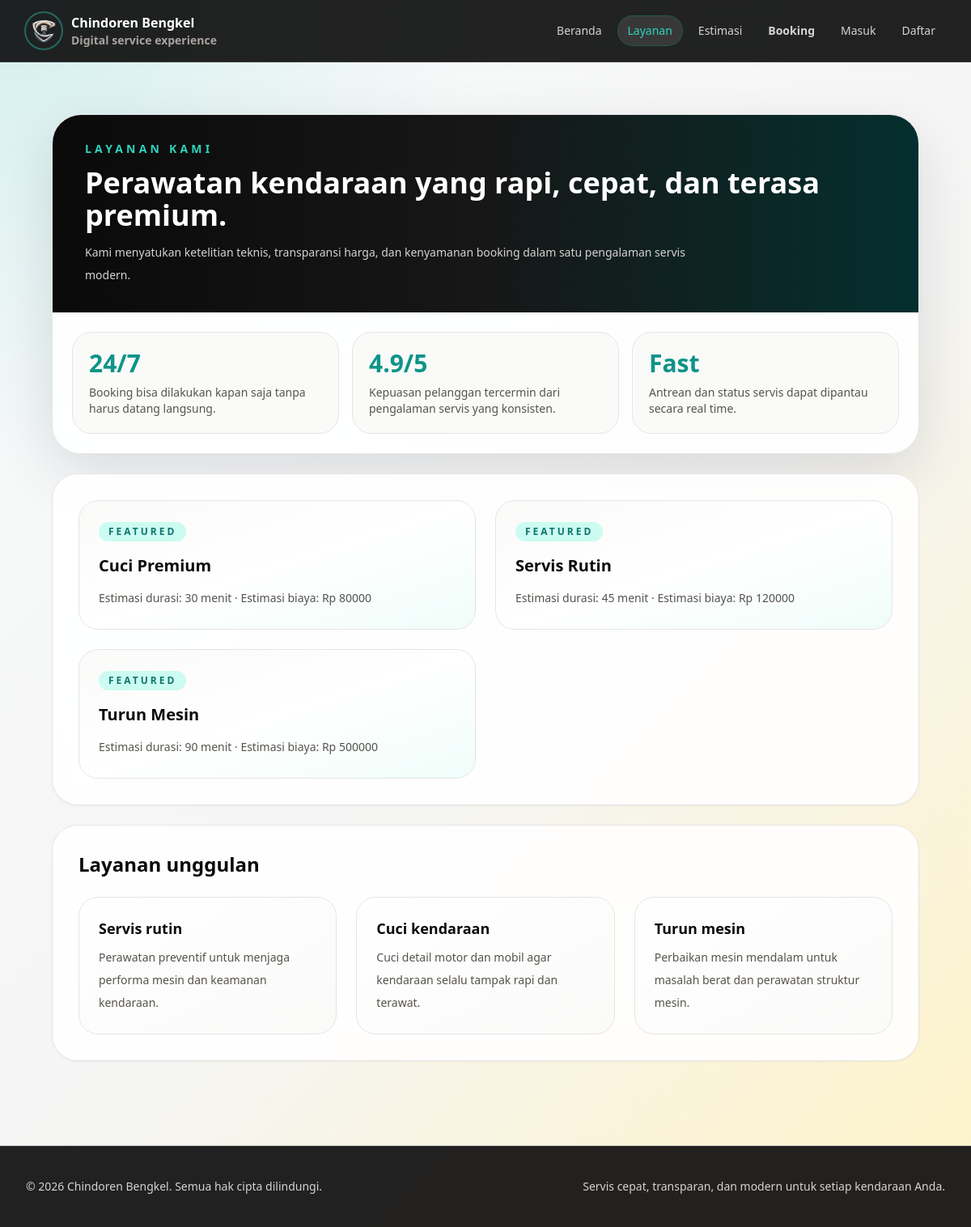
The app's page /layanan with its own data.
### models.py (models this page shows, shortened)
class Layanan(db.Model):
    __tablename__ = 'layanan'
    id = db.Column(db.Integer, primary_key=True)
    nama_layanan = db.Column(db.String(100), nullable=False)
    estimasi_durasi_menit = db.Column(db.Integer, nullable=False) # Untuk Wait Time Logic
    estimasi_harga = db.Column(db.Integer, nullable=False)

### bengkel.py (the view)
@bengkel_bp.route('/layanan')
def layanan_page():
    layanan = Layanan.query.order_by(Layanan.nama_layanan).all()
    return render_template('layanan.html', layanan=layanan)

### templates/layanan.html (shortened to what this page needs)
{% extends 'base.html' %}
{% block content %}
  <div class="mx-auto max-w-6xl space-y-6 px-4 py-8 sm:px-6 lg:px-8">
    <div class="overflow-hidden rounded-[36px] border border-stone-200 bg-white/90 shadow-ambient backdrop-blur">
      <div class="bg-gradient-to-r from-neutral-950 via-neutral-900 to-teal-950 px-8 py-8 text-white lg:px-10">
        <p class="text-sm font-semibold uppercase tracking-[0.3em] text-teal-400">Layanan kami</p>
        <h1 class="mt-3 text-3xl font-semibold sm:text-4xl">Perawatan kendaraan yang rapi, cepat, dan terasa premium.</h1>
        <p class="mt-3 max-w-3xl text-sm leading-7 text-stone-300">Kami menyatukan ketelitian teknis, transparansi harga, dan kenyamanan booking dalam satu pengalaman servis modern.</p>
      </div>
      <div class="grid gap-4 p-6 md:grid-cols-3">
        <div class="rounded-[24px] border border-stone-200 bg-stone-50 p-5">
          <p class="text-3xl font-black text-teal-600">24/7</p>
          <p class="mt-2 text-sm text-stone-600">Booking bisa dilakukan kapan saja tanpa harus datang langsung.</p>
        </div>
        <div class="rounded-[24px] border border-stone-200 bg-stone-50 p-5">
          <p class="text-3xl font-black text-teal-600">4.9/5</p>
          <p class="mt-2 text-sm text-stone-600">Kepuasan pelanggan tercermin dari pengalaman servis yang konsisten.</p>
        </div>
        <div class="rounded-[24px] border border-stone-200 bg-stone-50 p-5">
          <p class="text-3xl font-black text-teal-600">Fast</p>
          <p class="mt-2 text-sm text-stone-600">Antrean dan status servis dapat dipantau secara real time.</p>
        </div>
      </div>
    </div>
    <div class="rounded-[32px] border border-stone-200 bg-white/90 p-8 shadow-sm backdrop-blur">
      {% if layanan %}
        <div class="grid gap-6 md:grid-cols-2">
          {% for item in layanan %}
            <div class="rounded-[24px] border border-stone-200 bg-gradient-to-br from-stone-50 via-white to-teal-50 p-6 transition hover:-translate-y-1 hover:shadow-lg">
              <div class="inline-flex rounded-full bg-teal-100 px-3 py-1 text-xs font-semibold uppercase tracking-[0.25em] text-teal-700">Featured</div>
              <h2 class="mt-4 text-xl font-semibold text-neutral-950">{{ item.nama_layanan }}</h2>
              <p class="mt-3 text-sm leading-7 text-stone-600">Estimasi durasi: {{ item.estimasi_durasi_menit }} menit · Estimasi biaya: Rp {{ item.estimasi_harga | string }}</p>
            </div>
          {% endfor %}
        </div>
      {% else %}
        <div class="rounded-2xl border border-amber-200 bg-amber-50 p-6 text-amber-800">Belum ada layanan terdaftar. Silakan hubungi admin untuk menambahkan layanan.</div>
      {% endif %}
    </div>
    <div class="rounded-[32px] border border-stone-200 bg-white/90 p-8 shadow-sm backdrop-blur">
      <h2 class="text-2xl font-semibold text-neutral-950">Layanan unggulan</h2>
      <div class="mt-6 grid gap-6 md:grid-cols-3">
        <div class="rounded-[24px] border border-stone-200 bg-gradient-to-br from-white to-stone-50 p-6">
          <h3 class="text-lg font-semibold text-neutral-950">Servis rutin</h3>
          <p class="mt-2 text-sm leading-7 text-stone-600">Perawatan preventif untuk menjaga performa mesin dan keamanan kendaraan.</p>
        </div>
        <div class="rounded-[24px] border border-stone-200 bg-gradient-to-br from-white to-stone-50 p-6">
          <h3 class="text-lg font-semibold text-neutral-950">Cuci kendaraan</h3>
          <p class="mt-2 text-sm leading-7 text-stone-600">Cuci detail motor dan mobil agar kendaraan selalu tampak rapi dan terawat.</p>
        </div>
        <div class="rounded-[24px] border border-stone-200 bg-gradient-to-br from-white to-stone-50 p-6">
          <h3 class="text-lg font-semibold text-neutral-950">Turun mesin</h3>
          <p class="mt-2 text-sm leading-7 text-stone-600">Perbaikan mesin mendalam untuk masalah berat dan perawatan struktur mesin.</p>
        </div>
      </div>
    </div>
  </div>
{% endblock %}

### templates/base.html (shortened to what this page needs)
<!doctype html>
<html lang="id" class="h-full">
<head>
  <script src="https://cdn.tailwindcss.com"></script>
</head>
<body class="min-h-full bg-[radial-gradient(circle_at_top_left,_rgba(20,184,166,0.16),_transparent_30%),linear-gradient(135deg,_#f8fafc_0%,_#f5f5f4_55%,_#fef3c7_100%)] text-stone-800 selection:bg-teal-500/30">
  <header class="sticky top-0 z-50 border-b border-white/10 bg-neutral-950/90 glass">
    <div class="mx-auto flex max-w-7xl flex-col gap-4 px-4 py-4 md:flex-row md:items-center md:justify-between lg:px-8">
      <a href="{{ url_for('index') }}" class="flex items-center gap-3 text-xl font-semibold text-white">
        <img src="{{ url_for('static', filename='logo.png') }}" alt="Logo Chindoren Bengkel" class="h-11 w-11 rounded-full object-cover ring-2 ring-teal-400/40" />
        <div>
          <p class="text-base font-semibold">Chindoren Bengkel</p>
          <p class="text-sm text-stone-400">Digital service experience</p>
        </div>
      </a>
      <nav class="flex flex-wrap items-center gap-2 text-sm">
        {% set nav_items = [
          ('index', 'Beranda', url_for('index')),
          ('bengkel.layanan_page', 'Layanan', url_for('bengkel.layanan_page')),
          ('bengkel.estimasi_page', 'Estimasi', url_for('bengkel.estimasi_page')),
          ('bengkel.booking', 'Booking', url_for('bengkel.booking'))
        ] %}
        {% for endpoint, label, href in nav_items %}
          <a href="{{ href }}" class="rounded-full px-3 py-2 transition hover:bg-white/10 hover:text-teal-400 {% if request.endpoint == endpoint %}bg-white/10 text-teal-400 shadow-sm ring-1 ring-teal-400/30{% else %}text-stone-300{% endif %}">{% if endpoint == 'bengkel.booking' %}<span class="font-semibold">{{ label }}</span>{% else %}{{ label }}{% endif %}</a>
        {% endfor %}
        {% if current_user.is_authenticated %}
          <a href="{{ url_for('bengkel.dashboard') }}" class="rounded-full px-3 py-2 transition hover:bg-white/10 hover:text-teal-400 {% if request.endpoint == 'bengkel.dashboard' %}bg-white/10 text-teal-400 shadow-sm ring-1 ring-teal-400/30{% else %}text-stone-300{% endif %}">Dashboard</a>
          {% if current_user.role == 'admin' %}
            <div class="relative inline-block group">
              <button class="rounded-full px-3 py-2 text-stone-300 transition hover:bg-white/10 hover:text-teal-400">Admin ▾</button>
              <div class="absolute left-0 top-full z-50 mt-2 hidden min-w-[220px] rounded-2xl border border-stone-200 bg-white p-2 shadow-xl group-hover:block group-focus-within:block">
                <a href="{{ url_for('bengkel.admin_pelanggan') }}" class="block rounded-xl px-3 py-2 text-sm text-stone-700 transition hover:bg-stone-100">Manajemen Pelanggan</a>
                <a href="{{ url_for('bengkel.admin_kendaraan') }}" class="block rounded-xl px-3 py-2 text-sm text-stone-700 transition hover:bg-stone-100">Manajemen Kendaraan</a>
                <a href="{{ url_for('bengkel.admin_antrean') }}" class="block rounded-xl px-3 py-2 text-sm text-stone-700 transition hover:bg-stone-100">Manajemen Antrean</a>
                <a href="{{ url_for('bengkel.entri_servis') }}" class="block rounded-xl px-3 py-2 text-sm text-stone-700 transition hover:bg-stone-100">Entri Servis</a>
              </div>
            </div>
          {% endif %}
          <a href="{{ url_for('auth.logout') }}" class="rounded-full px-3 py-2 text-stone-300 transition hover:bg-white/10 hover:text-teal-400">Keluar</a>
        {% else %}
          <a href="{{ url_for('auth.login') }}" class="rounded-full px-3 py-2 text-stone-300 transition hover:bg-white/10 hover:text-teal-400">Masuk</a>
          <a href="{{ url_for('auth.register') }}" class="rounded-full px-3 py-2 text-stone-300 transition hover:bg-white/10 hover:text-teal-400">Daftar</a>
        {% endif %}
      </nav>
    </div>
  </header>
  <main class="mx-auto max-w-7xl px-4 py-8 lg:px-8">
    {% block content %}{% endblock %}
  </main>
  <footer class="mt-10 border-t border-stone-200/80 bg-neutral-900/95 py-10 text-stone-300">
    <div class="mx-auto flex max-w-7xl flex-col gap-3 px-4 text-sm md:flex-row md:items-center md:justify-between lg:px-8">
      <p>© 2026 Chindoren Bengkel. Semua hak cipta dilindungi.</p>
      <p>Servis cepat, transparan, dan modern untuk setiap kendaraan Anda.</p>
    </div>
  </footer>
</body>
</html>

### templates/base.html (style rules this page uses)
:root { color-scheme: light; }
body { font-family: ui-sans-serif, system-ui, -apple-system, BlinkMacSystemFont, "Segoe UI", sans-serif; }
.shadow-ambient { box-shadow: 0 24px 70px rgba(15, 23, 42, 0.12); }
.glass { backdrop-filter: blur(16px); -webkit-backdrop-filter: blur(16px); }

### records on screen
Layanan: nama_layanan "Cuci Premium", estimasi_durasi_menit "30", estimasi_harga "80000"
Layanan: nama_layanan "Servis Rutin", estimasi_durasi_menit "45", estimasi_harga "120000"
Layanan: nama_layanan "Turun Mesin", estimasi_durasi_menit "90", estimasi_harga "500000"

### other values on screen
{{ label }} "Beranda" "Layanan" "Estimasi"
{{ label }} "Booking"
